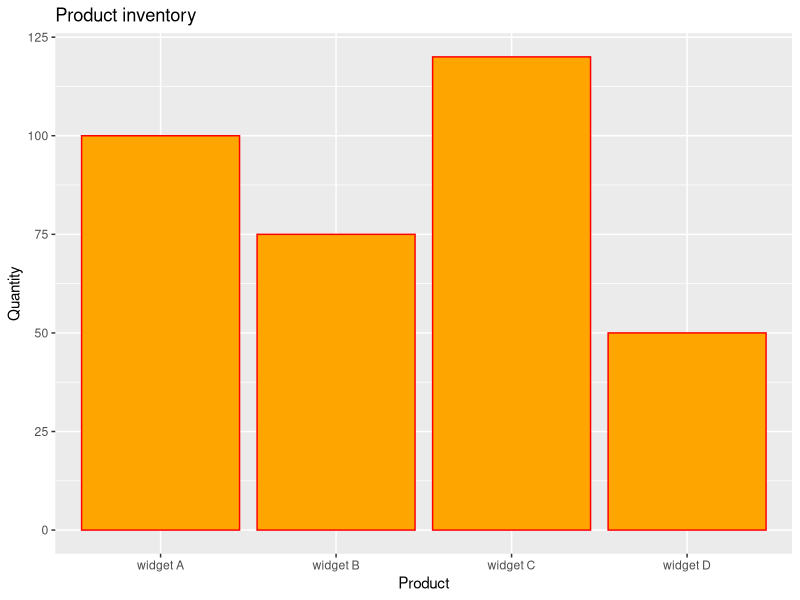

Write R code to recreate this figure.
library(ggplot2)
product<-c("widget A","widget B","widget C","widget D")
quantity<-c(100,75,120,50)
price<-c(10.00,15.00,8.50,20.00)
total_inventory<-(quantity*price)
total_inventory
high_inven<-max(total_inventory)
high<-product[which(total_inventory==high_inven)]
high
avg<-mean(price)
avg
data<-data.frame(Quantity=quantity,Product=product)
bar_chart<-ggplot(data,aes(x=Product,y=Quantity))+
                    geom_bar(stat="identity",fill="orange",color="red")+
                    labs(title="Product inventory",x="Product",y="Quantity")
print(bar_chart)